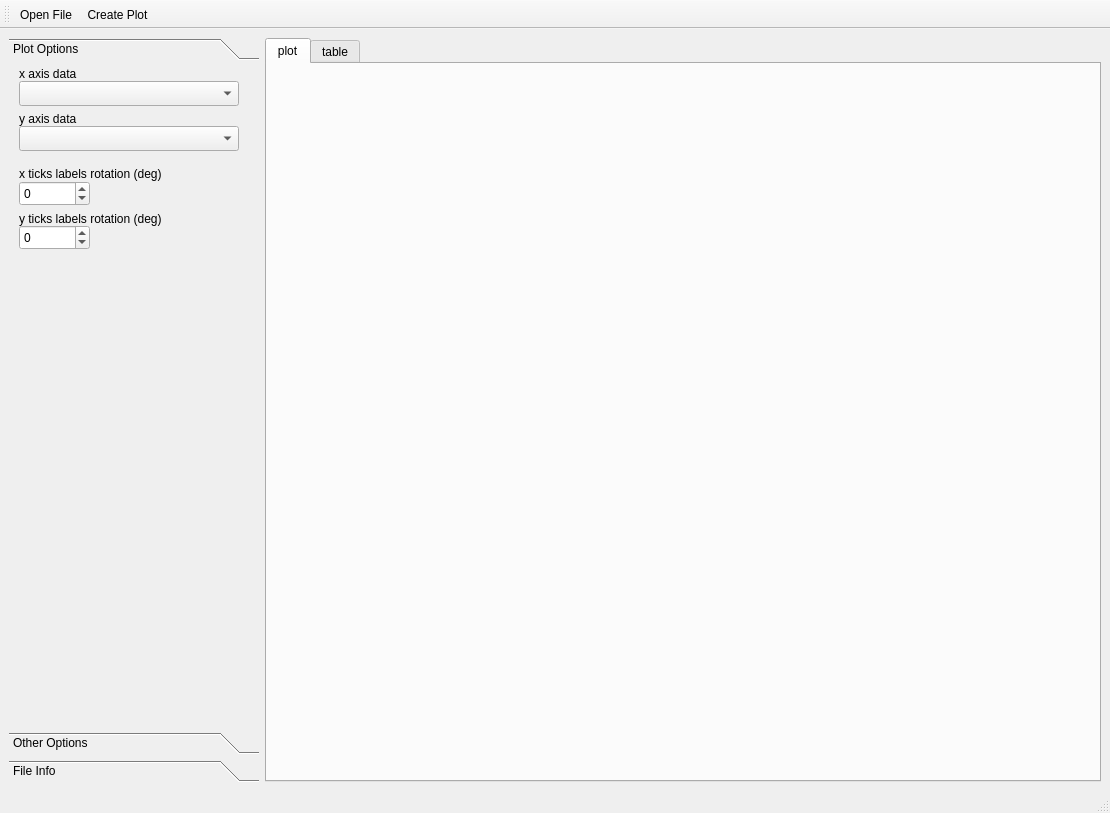
<?xml version="1.0" encoding="UTF-8"?>
<ui version="4.0">
 <class>MainWindow</class>
 <widget class="QMainWindow" name="MainWindow">
  <property name="geometry">
   <rect>
    <x>0</x>
    <y>0</y>
    <width>1110</width>
    <height>813</height>
   </rect>
  </property>
  <property name="maximumSize">
   <size>
    <width>16777215</width>
    <height>16777215</height>
   </size>
  </property>
  <property name="windowTitle">
   <string>MainWindow</string>
  </property>
  <property name="windowIcon">
   <iconset>
    <normaloff>../icons/fugue-icons-3.5.6/icons-shadowless/function.png</normaloff>../icons/fugue-icons-3.5.6/icons-shadowless/function.png</iconset>
  </property>
  <widget class="QWidget" name="centralwidget">
   <layout class="QGridLayout" name="gridLayout">
    <item row="0" column="1">
     <widget class="QTabWidget" name="tabWidget">
      <property name="maximumSize">
       <size>
        <width>16777215</width>
        <height>16777215</height>
       </size>
      </property>
      <property name="currentIndex">
       <number>0</number>
      </property>
      <widget class="QWidget" name="plot">
       <attribute name="title">
        <string>plot</string>
       </attribute>
       <layout class="QVBoxLayout" name="verticalLayout_2">
        <item>
         <widget class="QWidget" name="mplwindow" native="true">
          <property name="maximumSize">
           <size>
            <width>16777215</width>
            <height>16777215</height>
           </size>
          </property>
          <property name="baseSize">
           <size>
            <width>0</width>
            <height>0</height>
           </size>
          </property>
          <layout class="QVBoxLayout" name="mplvl"/>
         </widget>
        </item>
       </layout>
      </widget>
      <widget class="QWidget" name="tab_2">
       <attribute name="title">
        <string>table</string>
       </attribute>
       <layout class="QVBoxLayout" name="verticalLayout_3">
        <item>
         <widget class="QTableView" name="tableView_dataTable">
          <property name="alternatingRowColors">
           <bool>true</bool>
          </property>
          <property name="sortingEnabled">
           <bool>false</bool>
          </property>
         </widget>
        </item>
       </layout>
      </widget>
     </widget>
    </item>
    <item row="0" column="0">
     <widget class="QToolBox" name="toolBox">
      <property name="maximumSize">
       <size>
        <width>250</width>
        <height>16777215</height>
       </size>
      </property>
      <property name="baseSize">
       <size>
        <width>1200</width>
        <height>0</height>
       </size>
      </property>
      <property name="autoFillBackground">
       <bool>false</bool>
      </property>
      <property name="currentIndex">
       <number>0</number>
      </property>
      <widget class="QWidget" name="page_plot_options">
       <property name="geometry">
        <rect>
         <x>0</x>
         <y>0</y>
         <width>250</width>
         <height>627</height>
        </rect>
       </property>
       <attribute name="label">
        <string>Plot Options</string>
       </attribute>
       <widget class="QComboBox" name="comboBox_x_axis_data">
        <property name="geometry">
         <rect>
          <x>10</x>
          <y>15</y>
          <width>220</width>
          <height>25</height>
         </rect>
        </property>
        <property name="maximumSize">
         <size>
          <width>220</width>
          <height>25</height>
         </size>
        </property>
       </widget>
       <widget class="QComboBox" name="comboBox_y_axis_data">
        <property name="geometry">
         <rect>
          <x>10</x>
          <y>60</y>
          <width>220</width>
          <height>25</height>
         </rect>
        </property>
        <property name="maximumSize">
         <size>
          <width>220</width>
          <height>25</height>
         </size>
        </property>
       </widget>
       <widget class="QLabel" name="label_x_axis_data">
        <property name="geometry">
         <rect>
          <x>10</x>
          <y>0</y>
          <width>71</width>
          <height>16</height>
         </rect>
        </property>
        <property name="text">
         <string>x axis data</string>
        </property>
       </widget>
       <widget class="QLabel" name="label_y_axis_data">
        <property name="geometry">
         <rect>
          <x>10</x>
          <y>45</y>
          <width>71</width>
          <height>16</height>
         </rect>
        </property>
        <property name="text">
         <string>y axis data</string>
        </property>
       </widget>
       <widget class="QLabel" name="label_x_ticks_rotation">
        <property name="geometry">
         <rect>
          <x>10</x>
          <y>100</y>
          <width>165</width>
          <height>16</height>
         </rect>
        </property>
        <property name="text">
         <string>x ticks labels rotation (deg)</string>
        </property>
       </widget>
       <widget class="QLabel" name="label_y_ticks_rotation">
        <property name="geometry">
         <rect>
          <x>10</x>
          <y>145</y>
          <width>165</width>
          <height>16</height>
         </rect>
        </property>
        <property name="text">
         <string>y ticks labels rotation (deg)</string>
        </property>
       </widget>
       <widget class="QSpinBox" name="spinBox_x_ticks_rotation">
        <property name="geometry">
         <rect>
          <x>10</x>
          <y>115</y>
          <width>71</width>
          <height>25</height>
         </rect>
        </property>
        <property name="minimum">
         <number>-180</number>
        </property>
        <property name="maximum">
         <number>180</number>
        </property>
       </widget>
       <widget class="QSpinBox" name="spinBox_y_ticks_rotation">
        <property name="geometry">
         <rect>
          <x>10</x>
          <y>159</y>
          <width>71</width>
          <height>25</height>
         </rect>
        </property>
        <property name="minimum">
         <number>-180</number>
        </property>
        <property name="maximum">
         <number>180</number>
        </property>
       </widget>
      </widget>
      <widget class="QWidget" name="page_other_options">
       <property name="geometry">
        <rect>
         <x>0</x>
         <y>0</y>
         <width>250</width>
         <height>627</height>
        </rect>
       </property>
       <attribute name="label">
        <string>Other Options</string>
       </attribute>
      </widget>
      <widget class="QWidget" name="page_file_info">
       <property name="geometry">
        <rect>
         <x>0</x>
         <y>0</y>
         <width>250</width>
         <height>627</height>
        </rect>
       </property>
       <attribute name="label">
        <string>File Info</string>
       </attribute>
       <widget class="QTextEdit" name="textEdit_filePath">
        <property name="enabled">
         <bool>true</bool>
        </property>
        <property name="geometry">
         <rect>
          <x>10</x>
          <y>20</y>
          <width>211</width>
          <height>101</height>
         </rect>
        </property>
        <property name="acceptDrops">
         <bool>false</bool>
        </property>
        <property name="readOnly">
         <bool>true</bool>
        </property>
       </widget>
       <widget class="QLabel" name="label_filePath">
        <property name="geometry">
         <rect>
          <x>10</x>
          <y>0</y>
          <width>71</width>
          <height>16</height>
         </rect>
        </property>
        <property name="text">
         <string>Path:</string>
        </property>
       </widget>
       <widget class="QLabel" name="label_fileSize">
        <property name="geometry">
         <rect>
          <x>10</x>
          <y>140</y>
          <width>71</width>
          <height>25</height>
         </rect>
        </property>
        <property name="text">
         <string>Size(MB):</string>
        </property>
       </widget>
       <widget class="QLineEdit" name="textEdit_fileSize">
        <property name="geometry">
         <rect>
          <x>82</x>
          <y>140</y>
          <width>141</width>
          <height>25</height>
         </rect>
        </property>
        <property name="text">
         <string>None</string>
        </property>
        <property name="readOnly">
         <bool>true</bool>
        </property>
       </widget>
       <widget class="QLineEdit" name="textEdit_fileColumns">
        <property name="geometry">
         <rect>
          <x>82</x>
          <y>180</y>
          <width>141</width>
          <height>25</height>
         </rect>
        </property>
        <property name="text">
         <string>None</string>
        </property>
        <property name="readOnly">
         <bool>true</bool>
        </property>
       </widget>
       <widget class="QLabel" name="label_fileColumns">
        <property name="geometry">
         <rect>
          <x>10</x>
          <y>180</y>
          <width>71</width>
          <height>25</height>
         </rect>
        </property>
        <property name="text">
         <string>Columns:</string>
        </property>
       </widget>
       <widget class="QLineEdit" name="textEdit_fileRows">
        <property name="geometry">
         <rect>
          <x>82</x>
          <y>220</y>
          <width>141</width>
          <height>25</height>
         </rect>
        </property>
        <property name="text">
         <string>None</string>
        </property>
        <property name="readOnly">
         <bool>true</bool>
        </property>
       </widget>
       <widget class="QLabel" name="label_fileRows">
        <property name="geometry">
         <rect>
          <x>10</x>
          <y>220</y>
          <width>71</width>
          <height>25</height>
         </rect>
        </property>
        <property name="text">
         <string>Lines:</string>
        </property>
       </widget>
      </widget>
     </widget>
    </item>
   </layout>
  </widget>
  <widget class="QMenuBar" name="menubar">
   <property name="geometry">
    <rect>
     <x>0</x>
     <y>0</y>
     <width>1110</width>
     <height>20</height>
    </rect>
   </property>
  </widget>
  <widget class="QStatusBar" name="statusbar"/>
  <widget class="QToolBar" name="toolBar">
   <property name="windowTitle">
    <string>toolBar</string>
   </property>
   <attribute name="toolBarArea">
    <enum>TopToolBarArea</enum>
   </attribute>
   <attribute name="toolBarBreak">
    <bool>false</bool>
   </attribute>
   <addaction name="actionOpen_File"/>
   <addaction name="actionCreate_Plot"/>
  </widget>
  <action name="actionOpen_File">
   <property name="icon">
    <iconset>
     <normaloff>../icons/fugue-icons-3.5.6/icons/folder-open-document.png</normaloff>../icons/fugue-icons-3.5.6/icons/folder-open-document.png</iconset>
   </property>
   <property name="text">
    <string>Open File</string>
   </property>
   <property name="toolTip">
    <string>select file to open</string>
   </property>
  </action>
  <action name="actionCreate_Plot">
   <property name="icon">
    <iconset>
     <normaloff>../icons/fugue-icons-3.5.6/icons/chart.png</normaloff>../icons/fugue-icons-3.5.6/icons/chart.png</iconset>
   </property>
   <property name="text">
    <string>Create Plot</string>
   </property>
   <property name="toolTip">
    <string>make a  new plot</string>
   </property>
  </action>
 </widget>
 <resources/>
 <connections/>
</ui>
